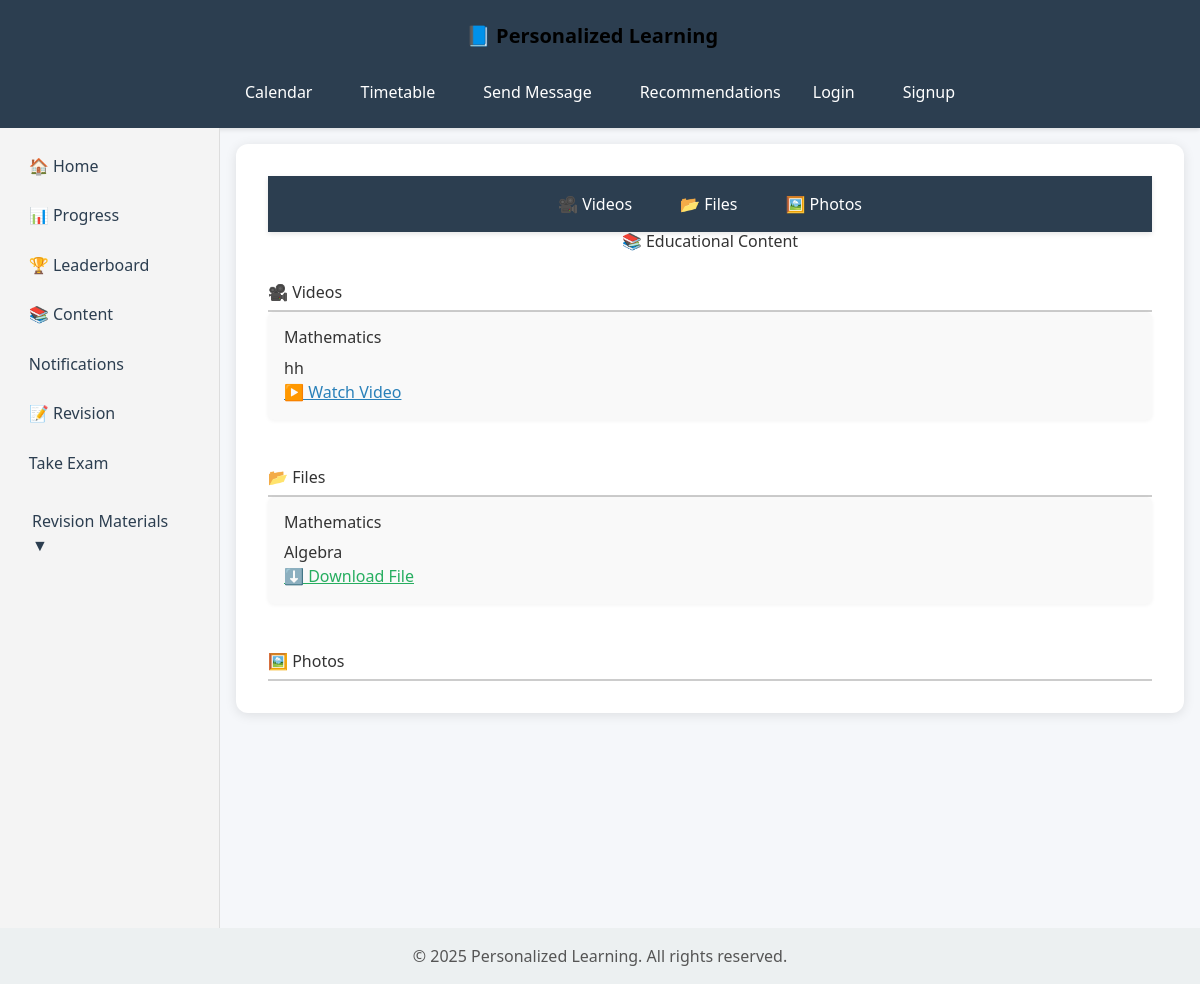
/ai-engine/educational-content/, run on the app's committed database.
### ai_engine/models.py (models this page shows, shortened)
class EducationalContent(models.Model):
    CONTENT_TYPES = [
        ('video', 'Video'),
        ('photo', 'Photo'),
        ('file', 'File'),
    ]
    title = models.CharField(max_length=200)
    description = models.TextField()
    content_type = models.CharField(max_length=10, choices=CONTENT_TYPES)
    file = models.FileField(upload_to='educational_content/files/', null=True, blank=True)
    photo = models.ImageField(upload_to='educational_content/photos/', null=True, blank=True)
    video_url = models.URLField(null=True, blank=True)
    uploaded_by = models.ForeignKey(User, on_delete=models.CASCADE, limit_choices_to={'is_staff': True})
    created_at = models.DateTimeField(auto_now_add=True)
    updated_at = models.DateTimeField(auto_now=True)
    is_published = models.BooleanField(default=False)

### ai_engine/views.py (the view)
# urls.py: path('educational-content/', educational_content_list, name='educational_content_list'),
def educational_content_list(request):
    content_items = EducationalContent.objects.all().order_by('content_type')
    return render(request, 'ai_engine/educational_content_list.html', {'content': content_items})

### ai_engine/templates/ai_engine/educational_content_list.html (shortened to what this page needs)
{% extends 'content/base.html' %}
{% block content %}
<div class="mini-navbar">
    <a href="#videos">🎥 Videos</a>
    <a href="#files">📂 Files</a>
    <a href="#photos">🖼️ Photos</a>
</div>
<div style="max-width: 1000px; margin: auto;">
    <h2 style="text-align: center; margin-bottom: 2rem;">📚 Educational Content</h2>
    <h3 id="videos" style="margin-top: 2rem; border-bottom: 2px solid #ccc; padding-bottom: 0.5rem;">🎥 Videos</h3>
    <ul style="list-style: none; padding: 0;">
        {% for item in content %}
            {% if item.content_type == 'video' %}
            <li style="margin-bottom: 1.5rem; background-color: #f9f9f9; padding: 1rem; border-radius: 6px; box-shadow: 0 1px 4px rgba(0,0,0,0.05);">
                <h4 style="margin-bottom: 0.5rem;">{{ item.title }}</h4>
                <p>{{ item.description }}</p>
                <a href="{{ item.video_url }}" target="_blank" style="color: #2980b9; text-decoration: underline;">▶️ Watch Video</a>
            </li>
            {% endif %}
        {% endfor %}
    </ul>
    <h3 id="files" style="margin-top: 3rem; border-bottom: 2px solid #ccc; padding-bottom: 0.5rem;">📂 Files</h3>
    <ul style="list-style: none; padding: 0;">
        {% for item in content %}
            {% if item.content_type == 'file' %}
            <li style="margin-bottom: 1.5rem; background-color: #f9f9f9; padding: 1rem; border-radius: 6px; box-shadow: 0 1px 4px rgba(0,0,0,0.05);">
                <h4 style="margin-bottom: 0.5rem;">{{ item.title }}</h4>
                <p>{{ item.description }}</p>
                {% if item.file %}
                    <a href="{{ item.file.url }}" download style="color: #27ae60; text-decoration: underline;">⬇️ Download File</a>
                {% else %}
                    <p style="color: #999;">No file available for download.</p>
                {% endif %}
            </li>
            {% endif %}
        {% endfor %}
    </ul>
    <h3 id="photos" style="margin-top: 3rem; border-bottom: 2px solid #ccc; padding-bottom: 0.5rem;">🖼️ Photos</h3>
</div>
{% endblock %}

### content/templates/content/base.html (style rules this page uses)
body { margin: 0; font-family: 'Segoe UI', Tahoma, Geneva, Verdana, sans-serif; background-color: #f5f7fa; color: #333; display: flex; flex-direction: column; min-height: 100vh; }

### ai_engine/templates/ai_engine/educational_content_list.html (style rules this page uses)
.mini-navbar { background-color: #2c3e50; color: white; display: flex; justify-content: center; gap: 1rem; padding: 0.5rem 0; position: sticky; top: 0; z-index: 100; box-shadow: 0 2px 5px rgba(0, 0, 0, 0.1); }
.mini-navbar a { color: white; text-decoration: none; font-size: 1rem; padding: 0.5rem 1rem; border-radius: 5px; transition: background-color 0.3s; }
h3 { margin-top: 3rem; border-bottom: 2px solid #ccc; padding-bottom: 0.5rem; }

### data on the page
EducationalContent: title "Mathematics", description "hh"
EducationalContent: title "Mathematics", description "Algebra"
